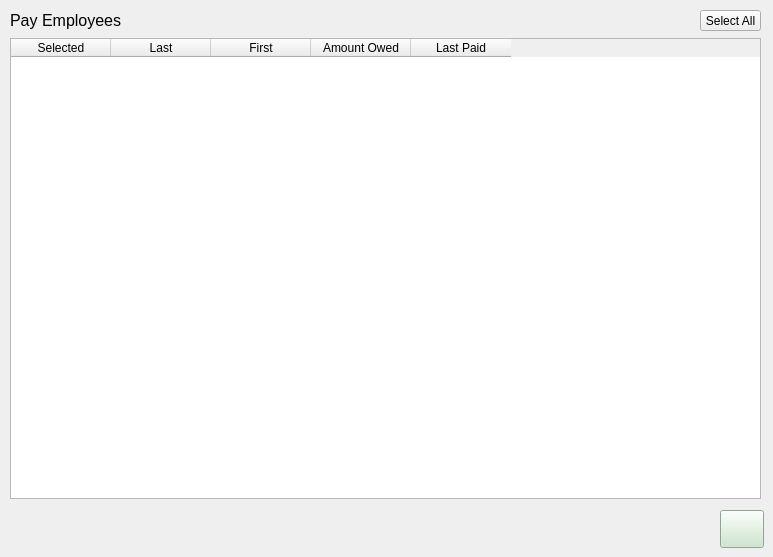
      <widget class="QWidget" name="tab_3">
       <attribute name="title">
        <string>Home</string>
       </attribute>
       <widget class="QPushButton" name="pushButton">
        <property name="geometry">
         <rect>
          <x>720</x>
          <y>510</y>
          <width>44</width>
          <height>38</height>
         </rect>
        </property>
        <property name="font">
         <font>
          <family>Helvetica</family>
          <pointsize>12</pointsize>
         </font>
        </property>
        <property name="styleSheet">
         <string notr="true">background-color:rgb(200, 230, 201)</string>
        </property>
        <property name="text">
         <string/>
        </property>
        <property name="icon">
         <iconset resource="resources.qrc">
          <normaloff>:/new/prefix1/checkbox.png</normaloff>:/new/prefix1/checkbox.png</iconset>
        </property>
        <property name="iconSize">
         <size>
          <width>32</width>
          <height>32</height>
         </size>
        </property>
        <property name="autoDefault">
         <bool>false</bool>
        </property>
        <property name="default">
         <bool>false</bool>
        </property>
        <property name="flat">
         <bool>false</bool>
        </property>
       </widget>
       <widget class="QLabel" name="label">
        <property name="geometry">
         <rect>
          <x>10</x>
          <y>10</y>
          <width>121</width>
          <height>20</height>
         </rect>
        </property>
        <property name="font">
         <font>
          <family>Helvetica</family>
          <pointsize>12</pointsize>
         </font>
        </property>
        <property name="text">
         <string>Pay Employees</string>
        </property>
       </widget>
       <widget class="QTableWidget" name="tableWidget">
        <property name="geometry">
         <rect>
          <x>10</x>
          <y>38</y>
          <width>751</width>
          <height>461</height>
         </rect>
        </property>
        <property name="sizePolicy">
         <sizepolicy hsizetype="Expanding" vsizetype="Expanding">
          <horstretch>0</horstretch>
          <verstretch>0</verstretch>
         </sizepolicy>
        </property>
        <property name="font">
         <font>
          <family>Helvetica</family>
         </font>
        </property>
        <property name="layoutDirection">
         <enum>Qt::LeftToRight</enum>
        </property>
        <property name="styleSheet">
         <string notr="true"/>
        </property>
        <column>
         <property name="text">
          <string>Selected</string>
         </property>
         <property name="font">
          <font>
           <family>Helvetica</family>
          </font>
         </property>
         <property name="textAlignment">
          <set>AlignCenter</set>
         </property>
        </column>
        <column>
         <property name="text">
          <string>Last</string>
         </property>
         <property name="font">
          <font>
           <family>Helvetica</family>
          </font>
         </property>
        </column>
        <column>
         <property name="text">
          <string>First</string>
         </property>
         <property name="font">
          <font>
           <family>Helvetica</family>
          </font>
         </property>
        </column>
        <column>
         <property name="text">
          <string>Amount Owed</string>
         </property>
         <property name="font">
          <font>
           <family>Helvetica</family>
          </font>
         </property>
        </column>
        <column>
         <property name="text">
          <string>Last Paid</string>
         </property>
         <property name="font">
          <font>
           <family>Helvetica</family>
          </font>
         </property>
        </column>
       </widget>
       <widget class="QPushButton" name="pushButton_28">
        <property name="geometry">
         <rect>
          <x>700</x>
          <y>10</y>
          <width>61</width>
          <height>21</height>
         </rect>
        </property>
        <property name="text">
         <string>Select All</string>
        </property>
       </widget>
      </widget>
